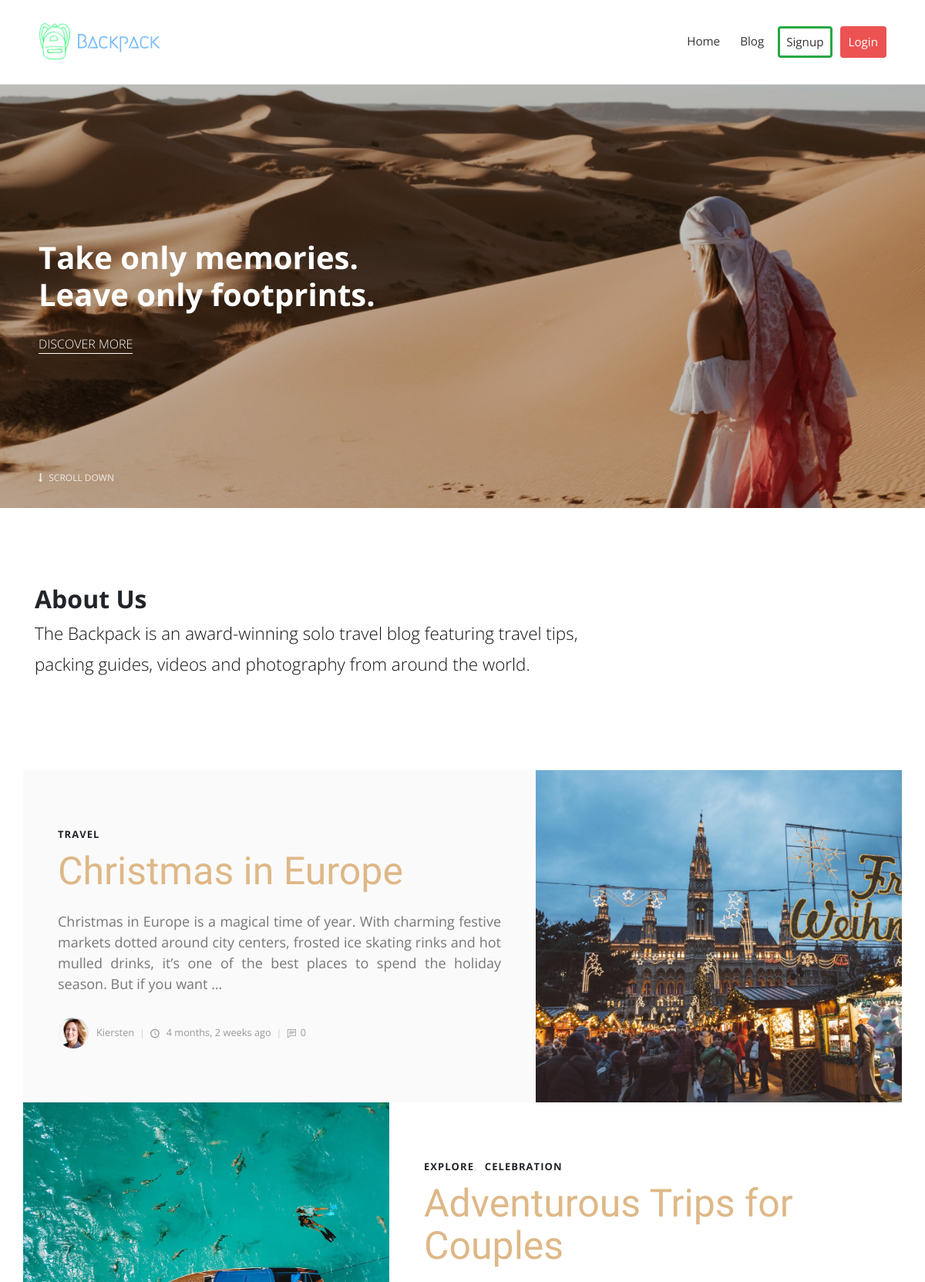
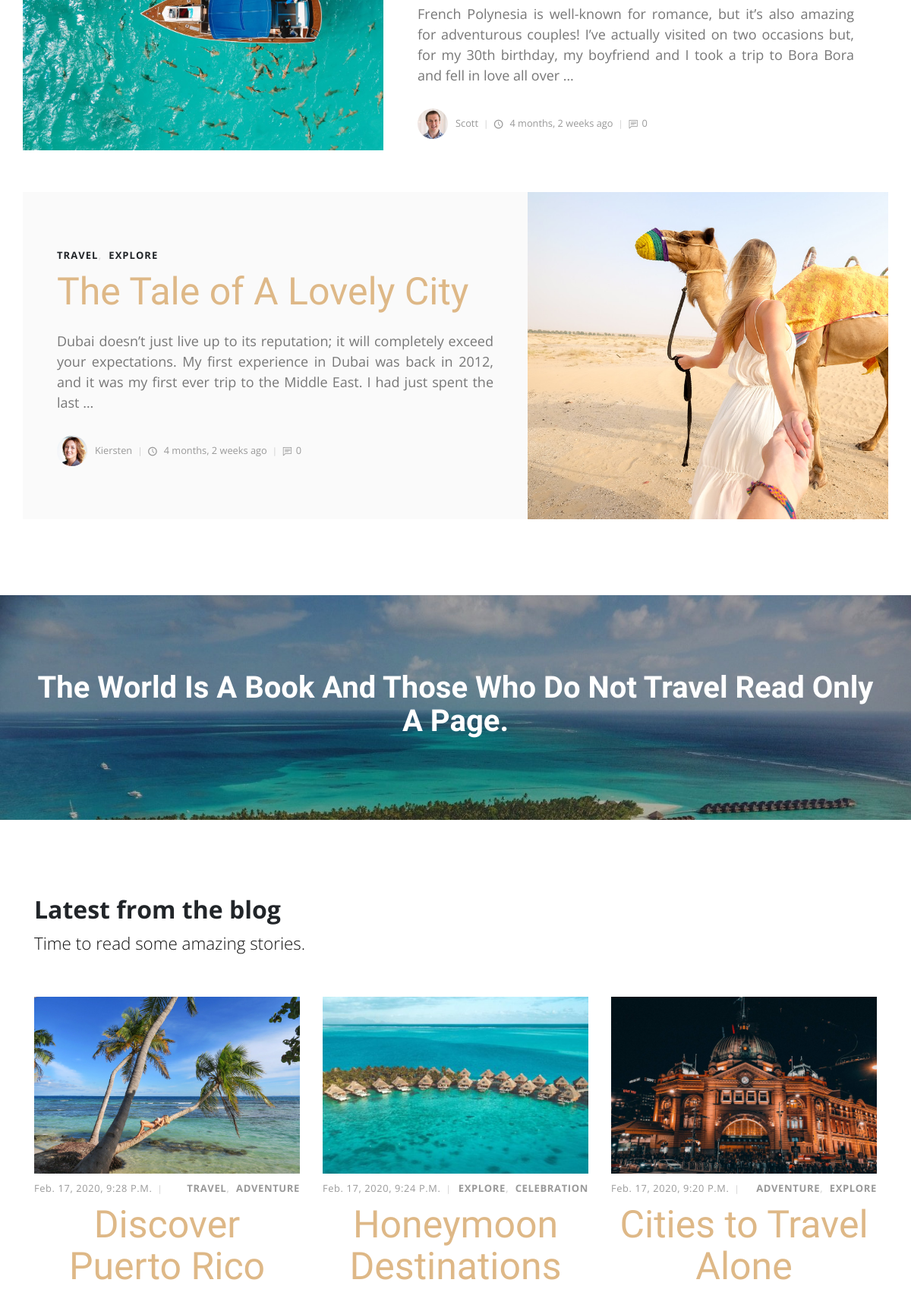
The page / (upper part) on the database its author committed (2 pictures, top to bottom).
### posts/models.py (models this page shows, shortened)
class Category(models.Model):
    title = models.CharField(max_length=20)
    slug = models.SlugField(max_length=200, unique=True, null=True, blank=True)
    def __str__(self):
        return self.title

class Post(models.Model):
    title = models.CharField(max_length=100)
    slug = models.SlugField(max_length=200, unique=True, null=True, blank=True)
    overview = RichTextUploadingField(blank=True, null=True)
    timestamp = models.DateTimeField(auto_now_add=True)
    comment_count = models.IntegerField(default=0)
    author = models.ForeignKey(Author, on_delete=models.CASCADE)
    thumbnail = models.ImageField()
    categories = models.ManyToManyField(Category)
    tags = models.ManyToManyField(Tag)
    featured = models.BooleanField(default=False)
    likes = models.ManyToManyField(Author, blank=True, related_name='likes')
    def get_absolute_url(self):
        return reverse('post-detail', kwargs={
            'slug': self.slug
        })
    @property
    def comment_count(self):
        return Comment.objects.filter(post=self).count()

class Author(models.Model):
    user = models.OneToOneField(User, on_delete=models.CASCADE)
    profile_pic = models.ImageField(default="default_pro_pic.png", null=True, blank=True)
    def __str__(self):
        return self.user.username

### posts/views.py (the view)
# urls.py: path('', index, name='index'),
def index(request):
    featured = Post.objects.filter(featured=True)
    latest = Post.objects.order_by('-timestamp')[0:3]
    context = {
        'featured_post_list':featured,
        'latest_post_list':latest
    }
    return render(request, 'index.html', context)

### posts/context_processors.py (called while the page is built)
def footer_post(request):
    posts = Post.objects.order_by('-timestamp')[0:3]
    return {'footer_post':posts}

### templates/index.html (shortened to what this page needs)
{% extends "base.html" %}
{% load static %}
{% block content %}
    <section style="background: url({% static 'img/desert_dark.jpg' %}); background-size: cover; background-position: center center" class="hero">
      <div class="container">
        <div class="row">
          <div class="col-lg-8">
            <h1>Take only memories. <br> Leave only footprints.</h1><a href="{% url 'blog' %}" class="hero-link">Discover More</a>
          </div>
        </div><a href=".intro" class="continue link-scroll"><i class="fa fa-long-arrow-down"></i> Scroll Down</a>
      </div>
    </section>
    <section class="intro">
      <div class="container">
        <div class="row">
          <div class="col-lg-8">
            <h2>About Us</h2>
            <p class="text-big">The Backpack is an award-winning solo travel blog featuring travel tips, packing guides, videos and photography from around the world.</p>
          </div>
        </div>
      </div>
    </section>
    <section class="featured-posts no-padding-top">
      <div class="container">
        {% for feat_post in featured_post_list %}
        <div class="row d-flex align-items-stretch">
          {% if not forloop.first and not forloop.last %}
          <div class="image col-lg-5"><img src="{{ feat_post.thumbnail.url }}" alt="..."></div>
          {% endif %}
          <div class="text col-lg-7">
            <div class="text-inner d-flex align-items-center">
              <div class="content">
                <header class="post-header">
                  <div class="category">
                    {% for cat in feat_post.categories.all %}
                    <a href="{% url 'category-detail' cat.slug %}">{{ cat }}</a>
                    {% endfor %}
                  </div>
                  <a href="{{ feat_post.get_absolute_url }}">
                    <h2 class="h4">{{ feat_post.title }}</h2>
                  </a>
                </header>
                <p class="text-justify">{{ feat_post.overview | safe | truncatewords:40 }}</p>
                <footer class="post-footer d-flex align-items-center">
                  <div class="author d-flex align-items-center flex-wrap">
                    <div class="avatar"><img src="{{ feat_post.author.profile_pic.url }}" alt="..." class="img-fluid"></div>
                    <div class="title"><span>{{ feat_post.author }}</span></div>
                  </div>
                  <div class="date"><i class="icon-clock"></i> {{ feat_post.timestamp|timesince }} ago</div>
                  <div class="comments"><i class="icon-comment"></i>{{ feat_post.comment_count }}</div>
                </footer>
              </div>
            </div>
          </div>
          {% if forloop.first or forloop.last %}
          <div class="image col-lg-5"><img src="{{ feat_post.thumbnail.url }}" alt="..."></div>
          {% endif %}
        </div>
        {% endfor %}
      </div>
    </section>
    <section style="background: url({% static 'img/section-header.jpg' %}); background-size: cover; background-position: center top" class="divider">
      <div class="container">
        <div class="row">
          <div class="col-md-12">
            <h2 class="text-center travel-quote">The World is a book and those who do not travel read only a page.</h2>
          </div>
        </div>
      </div>
    </section>
    <section class="latest-posts">
      <div class="container">
        <header>
          <h2>Latest from the blog</h2>
          <p class="text-big">Time to read some amazing stories.</p>
        </header>
        <div class="row">
          {% for latest_post in latest_post_list %}
          <div class="post col-md-4">
            <div class="post-thumbnail"><img src="{{ latest_post.thumbnail.url }}" alt="..." class="img-fluid"></div>
            <div class="post-details">
              <div class="post-meta d-flex justify-content-between">
                <div class="date">{{ latest_post.timestamp }}</div>
                <div class="category">
                  {% for cat in latest_post.categories.all %}
                    <a href="{% url 'category-detail' cat.slug %}">{{ cat }}</a>
                  {% endfor %}
                </div>
              </div><a href="{{ latest_post.get_absolute_url }}">
                <h3 class="h4">{{ latest_post.title }}</h3></a>
            </div>
          </div>
          {% endfor %}
        </div>
      </div>
    </section>
    {% endblock content %}

### static/css/style.default.css (style rules this page uses)
body { overflow-x: hidden; }
a, i, span { display: inline-block; text-decoration: none; -webkit-transition: all 0.3s; transition: all 0.3s; }
a i { -webkit-transition: none; transition: none; }
section { padding: 100px 0; overflow-x: hidden; }
.category a { color: #999; letter-spacing: 0.08em; font-weight: 700; text-transform: uppercase; text-decoration: none; font-size: 13px; }
.category a::after { content: ','; color: #ddd; display: inline-block; margin-right: 5px; }
.category a:last-of-type::after { display: none; }
i[class*="icon-"] { -webkit-transform: translateY(3px); transform: translateY(3px); }
.no-padding-top { padding-top: 0 !important; }
h1, h2, h3, h4, h5, h6 { margin-bottom: 15px; }
.text-big { font-size: 1.4em; font-weight: 300; line-height: 1.8em; color: #111; }
a.hero-link { color: inherit !important; text-transform: uppercase; font-size: 1em; text-decoration: none !important; margin-top: 20px; font-weight: 300; }
a.hero-link::after { content: ''; width: 100%; height: 1px; display: block; background: #fff; -webkit-transition: all 0.3s; transition: all 0.3s; }
section.hero { padding: 0; color: #fff; }
section.hero .container { padding: 200px 20px; position: relative; }
section.hero h1 { line-height: 1.2em; }
section.hero .continue { position: absolute; bottom: 30px; left: 20px; text-decoration: none !important; color: inherit !important; text-transform: uppercase; font-size: 0.75em; opacity: 0.8; }
section.hero .continue i { margin-right: 5px; }
section.featured-posts .row:nth-of-type(odd) .text { background: #fafafa; }
section.featured-posts .row:last-of-type { margin-bottom: 0; }
section.featured-posts p { font-weight: 400; color: #777; font-size: 0.95em; }
section.featured-posts .text-inner { padding: 70px 30px; height: 100%; -webkit-transition: all 0.3s; transition: all 0.3s; }
section.featured-posts a { color: inherit; text-decoration: none; }
section.featured-posts h2 { line-height: 1.1em; color: #333; -webkit-transition: all 0.3s; transition: all 0.3s; }
section.featured-posts .avatar { max-width: 40px; min-width: 40px; height: 40px; overflow: hidden; border-radius: 50%; margin-right: 10px; }
section.featured-posts .title, section.featured-posts .date, section.featured-posts .comments { font-size: 0.8em; font-weight: 400; color: #999; }
section.featured-posts .title i, section.featured-posts .date i, section.featured-posts .comments i { margin-right: 5px; }
section.featured-posts .title::after, section.featured-posts .date::after, section.featured-posts .comments::after { content: '|'; display: inline-block; margin: 0 7px; font-size: 0.9em; color: #ccc; }
section.featured-posts .comments::after { display: none; }
section.featured-posts .image { max-height: 200px; width: auto; overflow: hidden; padding: 0; }
section.featured-posts .image img { height: 100%; }
section.featured-posts .post-header { margin-bottom: 10px; }
section.featured-posts .post-footer { margin-top: 30px; }
section.divider { color: #fff; }
section.latest-posts header { margin-bottom: 50px; }
.post-meta { margin: 10px 0; font-size: 0.8em; }
.post-meta .date { text-transform: uppercase; font-weight: 400; }
.post-meta .date::after { display: none; }
.post a { text-decoration: none; }
.post h3 { line-height: 1.1em; color: #222; -webkit-transition: all 0.3s; transition: all 0.3s; margin-bottom: 1rem; }
.post .category a { color: #999; letter-spacing: 0.05em; font-weight: 700; text-transform: uppercase; text-decoration: none; }
.post .date { letter-spacing: 0.05em; font-weight: 400; text-transform: uppercase; color: #aaa; }
.post .title, .post .date, .post .comments, .post .views { font-weight: 400; color: #999; text-transform: capitalize; }
.post .title::after, .post .date::after, .post .comments::after, .post .views::after { content: '|'; display: inline-block; margin: 0 7px; font-size: 0.9em; color: #ccc; }
body { font-family: "Open Sans", sans-serif; font-size: 1rem; font-weight: normal; line-height: 1.5; color: #212529; background-color: #fff; }
a { color: #999; text-decoration: none; }
h1, h2, h3, h4, h5, h6, .h1, .h2, .h3, .h4, .h5, .h6 { margin-bottom: 0.5rem; font-family: inherit; font-weight: 700; line-height: 1.1; color: inherit; }
h1, .h1 { font-size: 2.5rem; }
h2, .h2 { font-size: 2rem; }
h3, .h3 { font-size: 1.75rem; }
h4, .h4 { font-size: 1.5rem; }

### rows shown on the page
Post: title "Christmas in Europe", overview "Christmas in Europe is a magical time of year. With charming festive markets dotted around city centers, frosted ice skating rinks and hot mulled drinks, it’s one of the best places to spend the holiday season. But if you want …", author.profile_pic (picture), author "Kiersten", timestamp "4 months, 2 weeks", comment_count "0", thumbnail (picture)
Category: title "TRAVEL"
Post: thumbnail (picture), title "Adventurous Trips for Couples", overview "French Polynesia is well-known for romance, but it’s also amazing for adventurous couples! I’ve actually visited on two occasions but, for my 30th birthday, my boyfriend and I took a trip to Bora Bora and fell in love all over …", author.profile_pic (picture), author "Scott", timestamp "4 months, 2 weeks", comment_count "0"
Category: title "EXPLORE"
Category: title "CELEBRATION"
Post: title "The Tale of A Lovely City", overview "Dubai doesn’t just live up to its reputation; it will completely exceed your expectations. My first experience in Dubai was back in 2012, and it was my first ever trip to the Middle East. I had just spent the last …", author.profile_pic (picture), author "Kiersten", timestamp "4 months, 2 weeks", comment_count "0", thumbnail (picture)
Post: thumbnail (picture), timestamp "Feb. 17, 2020, 9:28 P.m.", title "Discover Puerto Rico"
Category: title "ADVENTURE"
Post: thumbnail (picture), timestamp "Feb. 17, 2020, 9:24 P.m.", title "Honeymoon Destinations"
Post: thumbnail (picture), timestamp "Feb. 17, 2020, 9:20 P.m.", title "Cities to Travel Alone"
